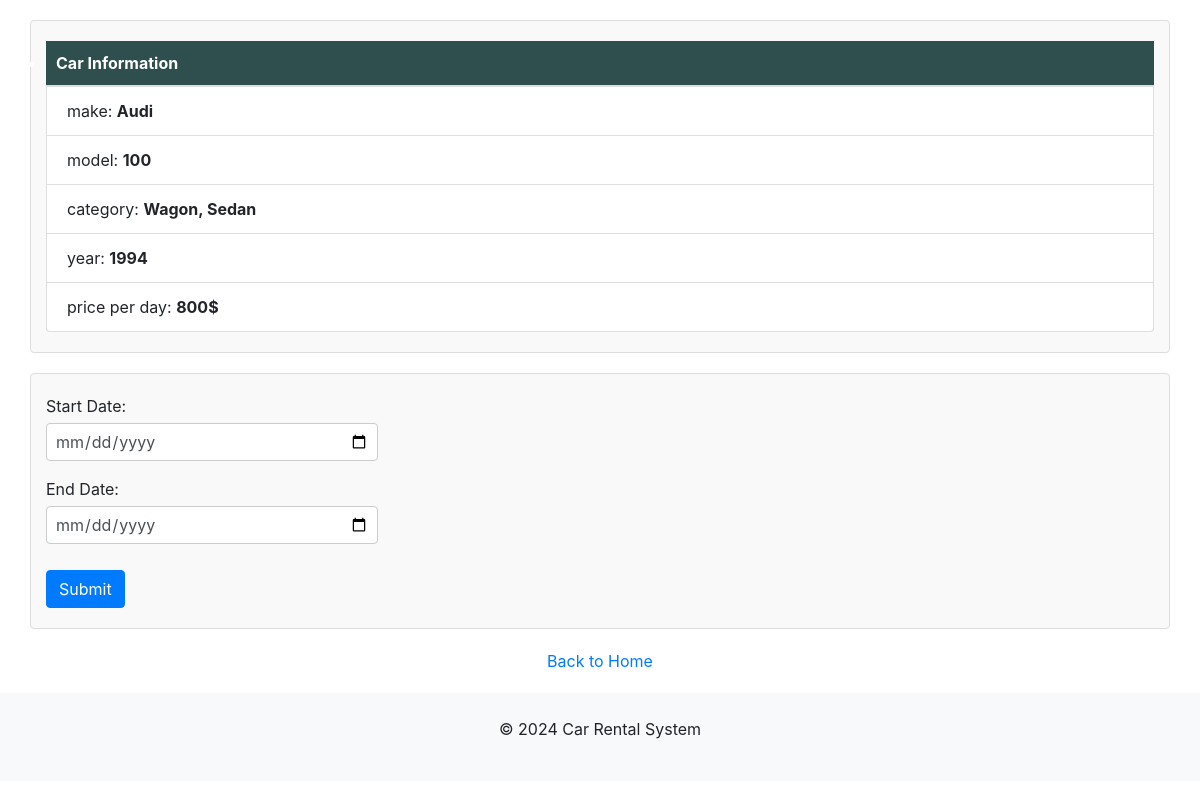
Page /car_book/3 on the committed database.
### app/models.py (models this page shows, shortened)
class Car(db.Model):
    id = db.Column(db.Integer, primary_key=True)
    make = db.Column(db.String(50), nullable=False)
    model = db.Column(db.String(50), nullable=False)
    category = db.Column(db.String(50), nullable=False)
    year = db.Column(db.Integer, nullable=False)
    price_per_day = db.Column(db.Integer, nullable=False)
    status = db.Column(db.String(20), nullable=False, default="Available")

### app/routes.py (the view, shortened to what this page needs)
@app.route('/car_book/<int:car_id>', methods=['GET', 'POST'])
def car_book(car_id):
    car = Car.query.get_or_404(car_id)
    user = current_user
    return render_template('car_book.html', car=car)

### app/templates/car_book.html (shortened to what this page needs)
<!DOCTYPE html>
<html lang="en">
<head>
    <link rel="stylesheet" href="{{ url_for('static', filename='css/book_rent.css') }}">
</head>
<body>
{% extends "base2.html" %}
{% block content %}
<div class="container">
    <ul class="list-group">
        <li class="list-group-item-header">Car Information</li>
        <li class="list-group-item">make: <b>{{car.make}} </b> <br></li>
        <li class="list-group-item">model: <b> {{ car.model }} </b> <br></li>
        <li class="list-group-item">category: <b> {{car.category}} </b> <br></li>
        <li class="list-group-item">year: <b> {{car.year}} </b><br></li>
        <li class="list-group-item">price per day: <b> {{car.price_per_day}}$ </b></li>
    </ul>
</div>
<div class="container">
    <form method="POST">
        <div class="form-group">
            <label for="start_date">Start Date:</label>
            <input type="date" name="start_date" id="start_date" class="form-control"  required>
        </div>
        <div class="form-group">
            <label for="end_date">End Date:</label>
            <input type="date" name="end_date" class="form-control" id="end_date"  required>
        </div>
        <button type="submit" class="btn btn-primary">Submit</button>
    </form>
</div>
<div class="back-home-link-container">
    <a href="{{ url_for('index') }}" class="back-home-link">Back to Home</a>
</div>
</body>
{% endblock %}

### app/static/css/book_rent.css (style rules this page uses)
.container { margin: 20px auto; margin-bottom: 20px; padding: 20px; border: 1px solid #ddd; border-radius: 4px; background-color: #f9f9f9; }
.list-group-item-header { font-weight: bold; background-color: #2F4F4F; color: white; padding: 10px; border-bottom: 1px solid #ddd; }
.list-group-item { padding: 10px; border-bottom: 1px solid #ddd; }
.form-group label { display: block; margin-bottom: 5px; }
.form-group input { width: 30%; padding: 8px; margin-bottom: 10px; border: 1px solid #ccc; border-radius: 4px; }
.btn { display: inline-block; padding: 10px 20px; margin-top: 10px; font-size: 16px; color: #fff; background-color: #007bff; border: none; border-radius: 4px; cursor: pointer; }
.back-home-link-container { width: 60%; margin: 20px auto; text-align: center; color: #007bff; text-decoration: none; }

### app/static/css/style.css (style rules this page uses)
body { font-family: Arial, sans-serif; margin: 0; padding: 0; }
a { text-decoration: none; color: #007bff; padding: 5px 15px; background: #000011; }

### rows in the picture
Car: make "Audi", model "100", category "Wagon, Sedan", year "1994", price_per_day "800"
